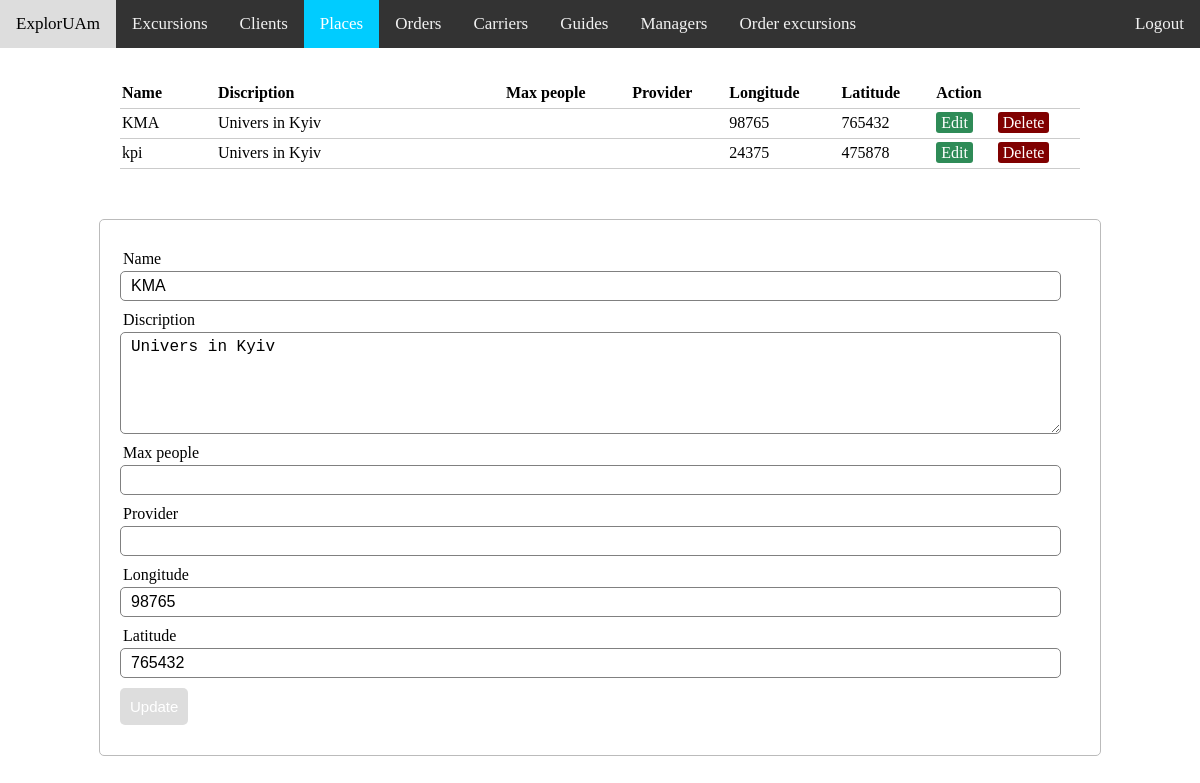
The app's page /admin_view/places.php?edit_pl=1, older data.
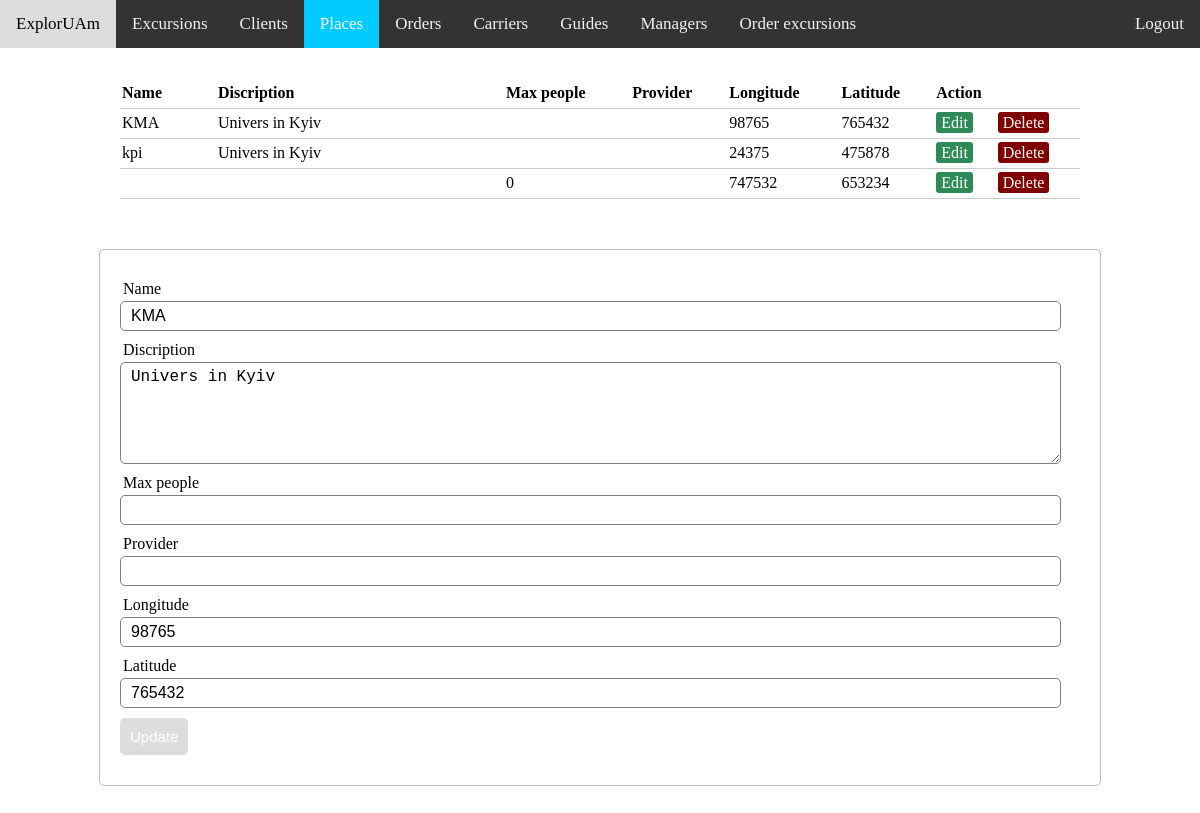
The same page, newer data.
### tables this page shows
CREATE TABLE IF NOT EXISTS `places` (
  `id_place` int(11) NOT NULL AUTO_INCREMENT,
  `name_place` varchar(30) NOT NULL,
  `discrip_place` varchar(300) NOT NULL,
  `max_people_place` int(11) DEFAULT NULL,
  `provider` varchar(50) DEFAULT NULL,
  `longitude` float NOT NULL,
  `latitude` float NOT NULL,
  PRIMARY KEY (`id_place`)
);

### admin_view/places.php (the view, shortened to what this page needs)
<?php  include('server_ex_pl.php');
  if (isset($_GET['edit_pl'])) {
    $id_place = $_GET['edit_pl'];
    $update = true;
    $record = mysqli_query($db, "SELECT * FROM places WHERE id_place=$id_place");
    if (count($record) == 1 ) {
      $n = mysqli_fetch_array($record);
      $name_place= $n['name_place'];
      $discrip_place= $n['discrip_place'];
      $max_people_place= $n['max_people_place'];
      $provider= $n['provider'];
      $longitude= $n['longitude'];
      $latitude= $n['latitude'];
    }
  }
?>
<html>
<head>
<link rel="stylesheet" href="adminstyle.css">
</head>
<body>
<div class="topnav"> <a class="hover">ExplorUAm</a>
  <a href="excursions.php">Excursions</a>
  <a href="clients.php">Clients</a>
  <a class="active" href="places.php">Places</a>
  <a href="orders.php">Orders</a>
  <a href="carriers.php">Carriers</a>
  <a href="guides.php">Guides</a>
  <a href="managers.php">Managers</a>
  <a href="order_excursions.php">Order excursions</a>
  <a href="../main.php" style="float:right"> Logout </a>
</div>
<?php $results = mysqli_query($db, "SELECT * FROM places"); ?>
<table>
  <thead>
    <tr>
      <th>Name</th>
      <th>Discription</th>
      <th>Max people</th>
      <th>Provider</th>
      <th>Longitude</th>
      <th>Latitude</th>
      <th colspan="2">Action</th>
    </tr>
  </thead>
  <?php while ($row = mysqli_fetch_array($results)) { ?>
    <tr>
      <td class="name"><?php echo $row['name_place']; ?></td>
      <td class="des"><?php echo $row['discrip_place']; ?></td>
      <td><?php echo $row['max_people_place']; ?></td>
      <td><?php echo $row['provider']; ?></td>
      <td><?php echo $row['longitude']; ?></td>
      <td><?php echo $row['latitude']; ?></td>
      <td>
        <a href="places.php?edit_pl=<?php echo $row['id_place']; ?>" class="edit_btn" >Edit</a>
      </td>
      <td>
        <a href="server_ex_pl.php?del_pl=<?php echo $row['id_place']; ?>" class="del_btn">Delete</a>
      </td>
    </tr>
  <?php } ?>
</table>
  <form method="post" action="server_ex_pl.php" >
    <div class="input-group">
      <label>Name</label>
      <input type="text" name="name" value="<?php echo $name_place; ?>">
    </div>
    <div class="input-group" >
      <label>Discription</label>
      <textarea name="discrip" rows="5"><?php echo $discrip_place; ?></textarea>
    </div>
    <div class="input-group">
      <label>Max people</label>
      <input type="text" name="max" value="<?php echo $max_people_place; ?>">
    </div>
    <div class="input-group">
      <label>Provider</label>
      <input type="text" name="provider" value="<?php echo $provider; ?>">
    </div>
    <div class="input-group">
      <label>Longitude</label>
      <input type="text" name="long" value="<?php echo $longitude; ?>">
    </div>
    <div class="input-group">
      <label>Latitude</label>
      <input type="text" name="lat" value="<?php echo $latitude; ?>">
    </div>
    <div class="input-group">
      <?php if ($update == true): ?>
      <button class="btn" type="submit" name="update_pl" style="background: #ddd;" >Update</button>
      <?php else: ?>
      <button class="btn" type="submit" name="save_pl" >Add</button>
      <?php endif ?>
    </div>
  </form>
</body>
</html>

Row changes from the older to the newer data that the page shows:
added places: max_people_place "0", longitude "747532", latitude "653234"
